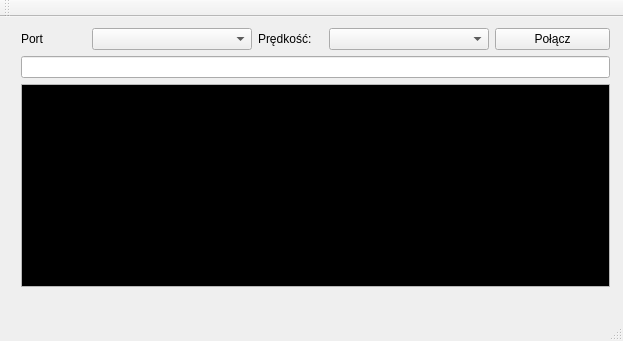
<?xml version="1.0" encoding="UTF-8"?>
<ui version="4.0">
 <class>MainWindow</class>
 <widget class="QMainWindow" name="MainWindow">
  <property name="geometry">
   <rect>
    <x>0</x>
    <y>0</y>
    <width>623</width>
    <height>341</height>
   </rect>
  </property>
  <property name="windowTitle">
   <string>MainWindow</string>
  </property>
  <widget class="QWidget" name="centralWidget">
   <widget class="QWidget" name="gridLayoutWidget">
    <property name="geometry">
     <rect>
      <x>10</x>
      <y>0</y>
      <width>611</width>
      <height>281</height>
     </rect>
    </property>
    <layout class="QGridLayout" name="gridLayout">
     <property name="sizeConstraint">
      <enum>QLayout::SetMaximumSize</enum>
     </property>
     <item row="0" column="4">
      <widget class="QComboBox" name="_baudRate">
       <property name="minimumSize">
        <size>
         <width>160</width>
         <height>0</height>
        </size>
       </property>
      </widget>
     </item>
     <item row="0" column="5">
      <widget class="QPushButton" name="pushButton">
       <property name="minimumSize">
        <size>
         <width>115</width>
         <height>0</height>
        </size>
       </property>
       <property name="text">
        <string>Połącz</string>
       </property>
      </widget>
     </item>
     <item row="0" column="3">
      <widget class="QLabel" name="label_2">
       <property name="text">
        <string>Prędkość:</string>
       </property>
      </widget>
     </item>
     <item row="0" column="1" colspan="2">
      <widget class="QComboBox" name="_serialPort">
       <property name="minimumSize">
        <size>
         <width>160</width>
         <height>0</height>
        </size>
       </property>
       <property name="maximumSize">
        <size>
         <width>160</width>
         <height>16777215</height>
        </size>
       </property>
      </widget>
     </item>
     <item row="0" column="0">
      <widget class="QLabel" name="label">
       <property name="text">
        <string>Port</string>
       </property>
      </widget>
     </item>
     <item row="1" column="0" colspan="6">
      <widget class="QLineEdit" name="_commandLine"/>
     </item>
     <item row="2" column="0" colspan="6">
      <widget class="QTextEdit" name="terminal">
       <property name="enabled">
        <bool>false</bool>
       </property>
       <property name="font">
        <font>
         <family>Courier New</family>
        </font>
       </property>
       <property name="html">
        <string>&lt;!DOCTYPE HTML PUBLIC &quot;-//W3C//DTD HTML 4.0//EN&quot; &quot;http://www.w3.org/TR/REC-html40/strict.dtd&quot;&gt;
&lt;html&gt;&lt;head&gt;&lt;meta name=&quot;qrichtext&quot; content=&quot;1&quot; /&gt;&lt;style type=&quot;text/css&quot;&gt;
p, li { white-space: pre-wrap; }
&lt;/style&gt;&lt;/head&gt;&lt;body style=&quot; font-family:'Courier New'; font-size:13pt; font-weight:400; font-style:normal;&quot; bgcolor=&quot;#000000&quot;&gt;
&lt;p style=&quot;-qt-paragraph-type:empty; margin-top:0px; margin-bottom:0px; margin-left:0px; margin-right:0px; -qt-block-indent:0; text-indent:0px; color:#ffffff;&quot;&gt;&lt;br /&gt;&lt;/p&gt;&lt;/body&gt;&lt;/html&gt;</string>
       </property>
      </widget>
     </item>
    </layout>
   </widget>
  </widget>
  <widget class="QMenuBar" name="menuBar">
   <property name="geometry">
    <rect>
     <x>0</x>
     <y>0</y>
     <width>623</width>
     <height>22</height>
    </rect>
   </property>
  </widget>
  <widget class="QToolBar" name="mainToolBar">
   <attribute name="toolBarArea">
    <enum>TopToolBarArea</enum>
   </attribute>
   <attribute name="toolBarBreak">
    <bool>false</bool>
   </attribute>
  </widget>
  <widget class="QStatusBar" name="statusBar"/>
 </widget>
 <layoutdefault spacing="6" margin="11"/>
 <resources/>
 <connections/>
</ui>
